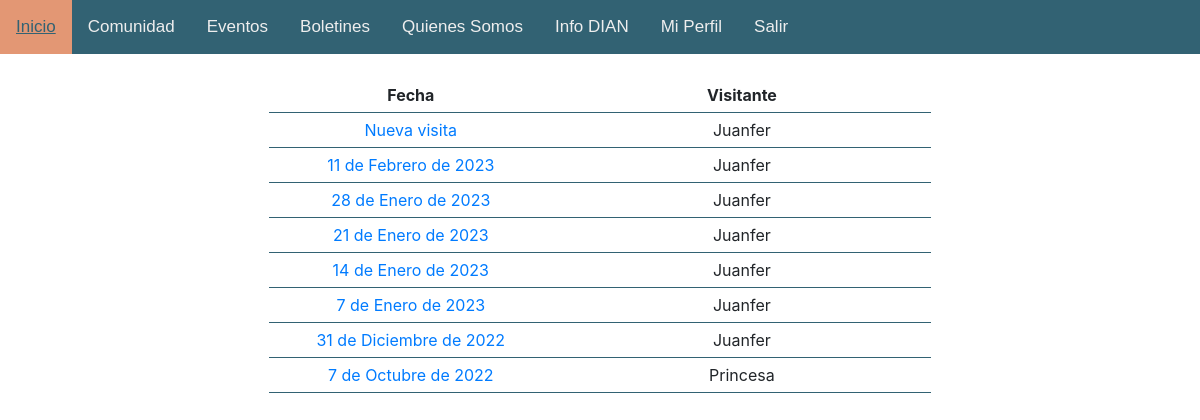
The page /visit/ (signed in) on the database as committed earlier.
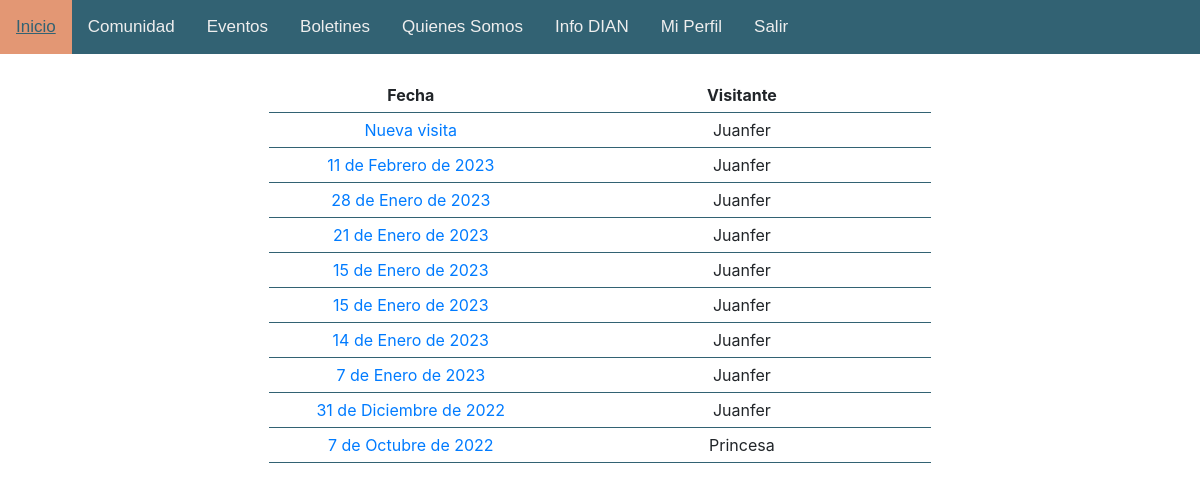
The same page on the database as committed later.
### visit/models.py (models this page shows)
class Visit(models.Model):
    visitor = models.ForeignKey(CustomUser, on_delete=models.CASCADE)
    date = models.DateField()
    notes = models.TextField()
    total_balance = models.IntegerField(default=0)
    revisado = models.BooleanField(default=False)
    class Meta:
        ordering = ['date']

### users/models.py (models this page shows, shortened)
class CustomUser(models.Model):
    DOC_TYPES = [
        ('cc', 'Cédula Ciudadanía'),
        ('ti', 'Tarjeda de Identidad'),
        ('ce', 'Cédula Extranjería'),
    ]
    user = models.OneToOneField(User, on_delete=models.CASCADE)
    doc_type = models.CharField(max_length=5, default='', blank=True, choices=DOC_TYPES)
    id_number = models.PositiveBigIntegerField(default=None, blank=True, null=True)
    phone_number = models.PositiveBigIntegerField()
    nickname = models.CharField(blank=False, max_length=20)
    birthday = models.DateField()
    mailing_list = models.BooleanField()
    info_manage = models.BooleanField()
    comunidad = models.BooleanField(default=False)
    publicar = models.BooleanField(default=False)
    tiene_reclamacion = models.BooleanField(default=False)
    mtto = models.BooleanField(default=False)

### visit/views.py (the view)
# urls.py: path('', views.listOfVisits, name="visit.list"),
@login_required
def listOfVisits(request):
    user = CustomUser.objects.get(user=request.user)
    comunidad = False
    if user.comunidad == True:
        visits = Visit.objects.all().order_by('-date')
        comunidad =True
    else:
        return HttpResponseRedirect(reverse('home'))
    return render(request, 'visit/list.html', {
        'visits': visits,
        'comunidad': comunidad,
        'nickname': user.nickname,
    })

### visit/templates/visit/list.html (shortened to what this page needs)
{% extends 'base.html' %}
{% load static %}
    {% block body %}
    <br>
    <table class="center">
        <thead>
            <tr>
                <th scope="col">Fecha</th>
                <th scope="col">Visitante</th>
            </tr>
        </thead>
        <tbody>
            <tr>
                <td><a href="{% url 'visit.input' %}">Nueva visita</td></a>
                <td>{{ nickname }}</td>
            </tr>
            {% for visit in visits %}
            <tr>
                <td><a href="{% url 'visit.details' pk=visit.id %}">{{ visit.date }}</a></td>
                <td>{{ visit.visitor.nickname }}</td>
            </tr>
            {% endfor %}
        </tbody>
    </table>
    {% endblock %}

Rows that differ between the two databases and show on the page:
added Visit: date "15 de Enero de 2023", visitor.nickname "Juanfer"
added Visit: date "15 de Enero de 2023", visitor.nickname "Juanfer"
